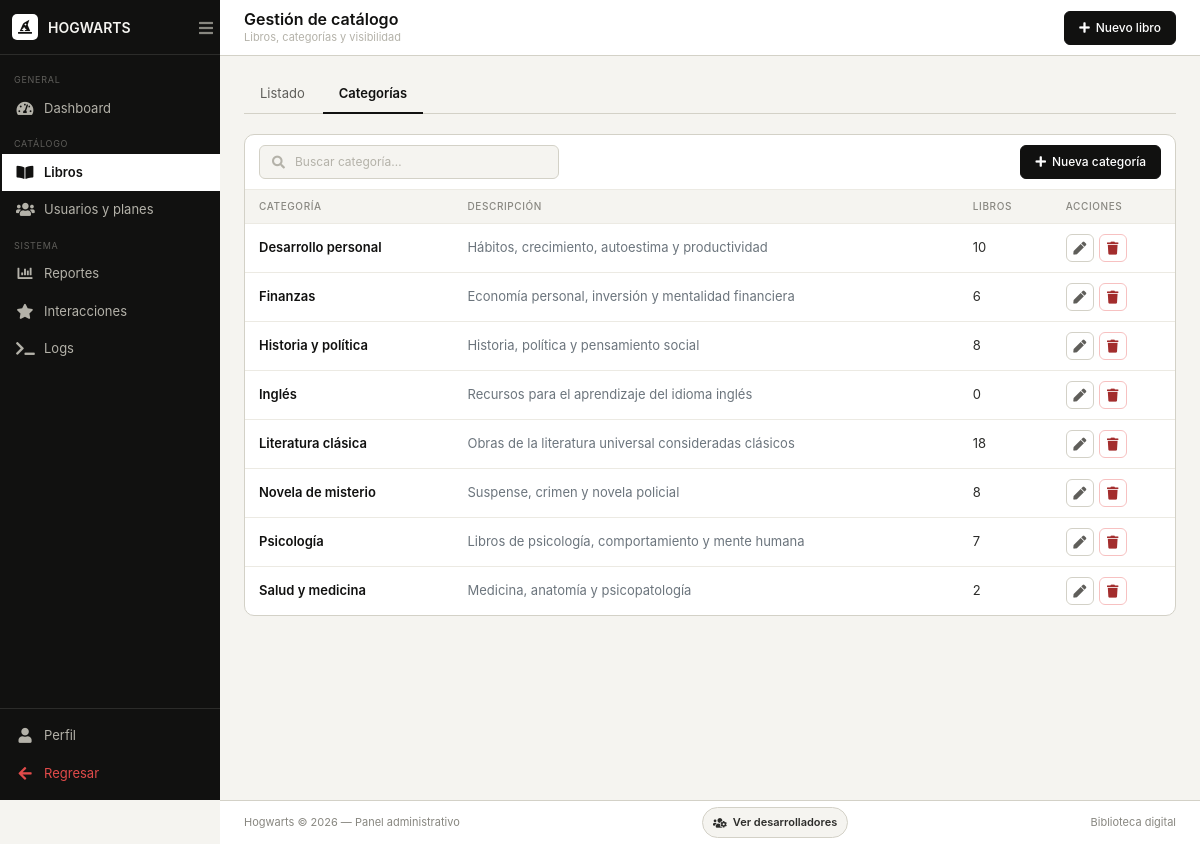
Screenshot of /src/views/admin/catalogo.php?tab=categorias (signed in) with the database file from the repository.
### tables this page shows
CREATE TABLE categorias (
  id_categoria INT AUTO_INCREMENT PRIMARY KEY,
  nombre VARCHAR(80) NOT NULL UNIQUE,
  descripcion TEXT,
  fecha_creacion TIMESTAMP DEFAULT CURRENT_TIMESTAMP
);

### src/models/Database.php (called while the page is built, shortened)
<?php
class Database
{
    private static ?PDO $connection = null;
    public static function getConnection(): PDO
    {
        if (self::$connection instanceof PDO) {
            return self::$connection;
        }
        $host = getenv('DB_HOST') ?: '127.0.0.1';
        $port = getenv('DB_PORT') ?: '3306';
        $dbname = getenv('DB_NAME') ?: 'biblioteca_digital';
        $user = getenv('DB_USER') ?: 'root';
        $pass = getenv('DB_PASS') ?: '';
        $hostsToTry = array_unique([$host, '127.0.0.1', 'localhost']);
        foreach ($hostsToTry as $candidateHost) {
            $dsn = "mysql:host={$candidateHost};port={$port};dbname={$dbname};charset=utf8mb4";
            try {
                self::$connection = new PDO($dsn, $user, $pass, [
                    PDO::ATTR_ERRMODE => PDO::ERRMODE_EXCEPTION,
                    PDO::ATTR_DEFAULT_FETCH_MODE => PDO::FETCH_ASSOC,
                ]);
                return self::$connection;
            } catch (PDOException $exception) {
                $lastException = $exception;
            }
        }
        $message = 'No se pudo conectar a MySQL. Verifica DB_HOST, DB_PORT, DB_NAME, DB_USER y DB_PASS.';
        throw new RuntimeException($message);
    }
}

### src/controllers/Catalogocontroller.php (called while the page is built, shortened)
<?php
require_once __DIR__ . '/../models/Catalogomodel.php';
class CatalogoController
{
    private CatalogoModel $model;
    public function __construct()
    {
        $this->model = new CatalogoModel();
    }
    public function handle(): array
    {
        $tab    = $_GET['tab'] ?? 'listado';
        $search      = trim((string) ($_GET['q'] ?? ''));
        $categoriaId = (int) ($_GET['cat'] ?? 0);
        $tipo        = trim((string) ($_GET['tipo'] ?? ''));
        $planId      = (int) ($_GET['plan'] ?? 0);
        $publicationStatus = trim((string) ($_GET['estado_publicacion'] ?? ''));
        $supportsBookPlanFilter = $this->model->hasBookPlanColumn();
        $supportsBookPublicationFilter = $this->model->hasBookPublicationColumns();
        $libroEditar = null;
        $catEditar = null;
        $editCatId = (int) ($_GET['edit_cat'] ?? 0);
        return [
            'tab'             => $tab,
            'libros'          => $this->model->getAllBooks($search, $categoriaId, $tipo, $planId, $publicationStatus),
            'categorias'      => $this->model->getCategoryOptions(),
            'planes'          => $this->model->getPlanOptions(),
            'catList'         => $this->model->getAllCategories(),
            'libroEditar'     => $libroEditar,
            'catEditar'       => $catEditar,
            'flash'           => $this->consumeFlash(),
            'filterSearch'    => $search,
            'filterCatId'     => $categoriaId,
            'filterTipo'      => $tipo,
            'filterPlanId'    => $planId,
            'filterPublicationStatus' => $publicationStatus,
            'supportsBookPlanFilter' => $supportsBookPlanFilter,
            'supportsBookPublicationFilter' => $supportsBookPublicationFilter,
        ];
    }
    private function consumeFlash(): ?array
    {
        if (!isset($_SESSION['catalogo_flash'])) {
            return null;
        }
        $flash = $_SESSION['catalogo_flash'];
        return $flash;
    }
}

### src/models/Catalogomodel.php (called while the page is built, shortened)
<?php
require_once __DIR__ . '/Database.php';
class CatalogoModel
{
    private PDO $db;
    private ?bool $bookPlanColumnExists = null;
    private ?bool $bookPublicationColumnsExist = null;
    public function __construct()
    {
        $this->db = Database::getConnection();
    }
    public function getAllBooks(
        string $search = '',
        int $categoriaId = 0,
        string $tipo = '',
        int $planId = 0,
        string $publicationStatus = ''
    ): array
    {
        $conditions = ['1=1'];
        $params = [];
        $hasPlanColumn = $this->hasBookPlanColumn();
        $hasPublicationColumns = $this->hasBookPublicationColumns();
        $where = implode(' AND ', $conditions);
        $planJoin = $hasPlanColumn
            ? 'LEFT JOIN planes p ON p.id_plan = l.id_plan_minimo'
            : '';
        $planSelect = $hasPlanColumn
            ? 'l.id_plan_minimo, p.nombre AS plan_nombre'
            : 'NULL AS id_plan_minimo, NULL AS plan_nombre';
        $publicationSelect = $hasPublicationColumns
            ? 'l.estado_publicacion, l.fecha_publicacion_programada'
            : 'NULL AS estado_publicacion, NULL AS fecha_publicacion_programada';
        $stmt = $this->db->prepare(
            "SELECT l.*, c.nombre AS categoria_nombre, {$planSelect}, {$publicationSelect}
             FROM libros l
             INNER JOIN categorias c ON c.id_categoria = l.id_categoria
             {$planJoin}
             WHERE {$where}
             ORDER BY l.id_libro DESC"
        );
        $stmt->execute($params);
        return $stmt->fetchAll();
    }
    public function getAllCategories(string $search = ''): array
    {
        $where = '';
        $params = [];
        $stmt = $this->db->prepare(
            "SELECT
                c.id_categoria,
                c.nombre,
                c.descripcion,
                COUNT(l.id_libro) AS total_libros
             FROM categorias c
             LEFT JOIN libros l ON l.id_categoria = c.id_categoria
             {$where}
             GROUP BY c.id_categoria, c.nombre, c.descripcion
             ORDER BY c.nombre ASC"
        );
        $stmt->execute($params);
        return $stmt->fetchAll();
    }
    public function getCategoryOptions(): array
    {
        $stmt = $this->db->query(
            'SELECT id_categoria, nombre FROM categorias ORDER BY nombre ASC'
        );
        return $stmt->fetchAll();
    }
    public function getPlanOptions(): array
    {
        $stmt = $this->db->query(
            'SELECT id_plan, nombre FROM planes ORDER BY precio ASC, nombre ASC'
        );
        return $stmt->fetchAll();
    }
    public function hasBookPlanColumn(): bool
    {
        if ($this->bookPlanColumnExists !== null) {
            return $this->bookPlanColumnExists;
        }
        $stmt = $this->db->query("SHOW COLUMNS FROM libros LIKE 'id_plan_minimo'");
        $this->bookPlanColumnExists = (bool) $stmt->fetchColumn();
        return $this->bookPlanColumnExists;
    }
    public function hasBookPublicationColumns(): bool
    {
        if ($this->bookPublicationColumnsExist !== null) {
            return $this->bookPublicationColumnsExist;
        }
        $statusStmt = $this->db->query("SHOW COLUMNS FROM libros LIKE 'estado_publicacion'");
        $scheduleStmt = $this->db->query("SHOW COLUMNS FROM libros LIKE 'fecha_publicacion_programada'");
        $this->bookPublicationColumnsExist = (bool) $statusStmt->fetchColumn() && (bool) $scheduleStmt->fetchColumn();
        return $this->bookPublicationColumnsExist;
    }
}

### src/views/admin/catalogo.php (the view, shortened to what this page needs)
<?php
require_once __DIR__ . '/../../controllers/Catalogocontroller.php';
try {
    $controller = new CatalogoController();
    $data       = $controller->handle();
} catch (Throwable $e) {
    http_response_code(500);
    echo '<p style="color:red;padding:20px">Error al cargar el catálogo: '
        . htmlspecialchars($e->getMessage()) . '</p>';
    exit();
}
$tab          = $data['tab'];
$catList      = $data['catList'];
include __DIR__ . '/../layouts/sidebar.php';
?>
<div class="admin-topbar">
    <div>
        <h1 class="topbar-title">Gestión de catálogo</h1>
        <p class="topbar-sub">Libros, categorías y visibilidad</p>
    </div>
    <div class="topbar-actions">
        <?php if ($tab !== 'form'): ?>
        <button type="button" class="btn-admin btn-admin--primary" id="btnNuevoLibro">
            <i class="fas fa-plus"></i> Nuevo libro
        </button>
        <?php endif; ?>
    </div>
</div>
<div class="admin-content">
    <div class="admin-tabs">
        <a href="?tab=listado"    class="admin-tab <?= $tab === 'listado'    ? 'active' : '' ?>">Listado</a>
        <a href="?tab=categorias" class="admin-tab <?= $tab === 'categorias' ? 'active' : '' ?>">Categorías</a>
    </div>
    <?php if ($tab === 'categorias'): ?>
    <div class="admin-card">
        <div class="admin-card__toolbar">
            <div class="search-box">
                <i class="fas fa-search"></i>
                <input type="text" id="buscadorCat" placeholder="Buscar categoría…">
            </div>
            <button type="button" class="btn-admin btn-admin--primary ml-auto" id="btnNuevaCat">
                <i class="fas fa-plus"></i> Nueva categoría
            </button>
        </div>
        <div class="table-responsive">
            <table class="admin-table" id="tablaCats">
                <thead>
                    <tr>
                        <th>Categoría</th>
                        <th>Descripción</th>
                        <th>Libros</th>
                        <th>Acciones</th>
                    </tr>
                </thead>
                <tbody>
                <?php if (empty($catList)): ?>
                    <tr>
                        <td colspan="4" style="text-align:center;padding:32px;color:#888;">
                            No hay categorías registradas.
                        </td>
                    </tr>
                <?php else: ?>
                    <?php foreach ($catList as $cat): ?>
                    <tr>
                        <td><div class="book-name"><?= htmlspecialchars($cat['nombre']) ?></div></td>
                        <td class="text-secondary" style="font-size:13px;">
                            <?= htmlspecialchars($cat['descripcion'] ?? '—') ?>
                        </td>
                        <td><?= (int)$cat['total_libros'] ?></td>
                        <td>
                            <div class="action-btns">
                                <button type="button"
                                        class="action-btn btn-edit-cat"
                                        title="Editar"
                                        data-id="<?= (int)$cat['id_categoria'] ?>"
                                        data-nombre="<?= htmlspecialchars($cat['nombre'], ENT_QUOTES) ?>"
                                        data-descripcion="<?= htmlspecialchars($cat['descripcion'] ?? '', ENT_QUOTES) ?>">
                                    <i class="fas fa-pen"></i>
                                </button>
                                <form method="POST" style="display:inline"
                                      onsubmit="return confirm('¿Eliminar la categoría «<?= htmlspecialchars(addslashes($cat['nombre'])) ?>»?')">
                                    <button type="submit"
                                            class="action-btn action-btn--danger"
                                            title="Eliminar"
                                            <?= (int)$cat['total_libros'] > 0 ? 'disabled title="Tiene libros asociados"' : '' ?>>
                                        <i class="fas fa-trash"></i>
                                    </button>
                                </form>
                            </div>
                        </td>
                    </tr>
                    <?php endforeach; ?>
                <?php endif; ?>
                </tbody>
            </table>
        </div>
    </div>
    <?php endif; ?>
</div>
<?php include __DIR__ . '/../layouts/footer.php'; ?>

### assets/css/notifications.css (style rules this page uses)
:root { --notify-font: -apple-system, BlinkMacSystemFont, 'Segoe UI', sans-serif; }

### src/views/admin/catalogo.php (style rules this page uses)
#buscadorCat { width: 100%; }

### rows the page displays
categorias: nombre "Desarrollo personal", descripcion "Hábitos, crecimiento, autoestima y productividad", total_libros "10"
categorias: nombre "Finanzas", descripcion "Economía personal, inversión y mentalidad financiera", total_libros "6"
categorias: nombre "Historia y política", descripcion "Historia, política y pensamiento social", total_libros "8"
categorias: nombre "Inglés", descripcion "Recursos para el aprendizaje del idioma inglés", total_libros "0"
categorias: nombre "Literatura clásica", descripcion "Obras de la literatura universal consideradas clásicos", total_libros "18"
categorias: nombre "Novela de misterio", descripcion "Suspense, crimen y novela policial", total_libros "8"
categorias: nombre "Psicología", descripcion "Libros de psicología, comportamiento y mente humana", total_libros "7"
categorias: nombre "Salud y medicina", descripcion "Medicina, anatomía y psicopatología", total_libros "2"
